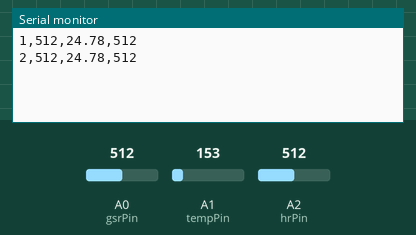
Simulated run of this sketch. Board: Arduino Uno, built with avr-gcc and run on an emulated ATmega328P. On the bench: the last lines printed to the serial monitor. The test bench sets the inputs (shaded band); at power-on: A1 (tempPin) = 153, A0 (gsrPin) = 512, A2 (hrPin) = 512.

Above: at 2.8 s.
2.9 s: A1 (tempPin) set to 165
At 3.5 s:
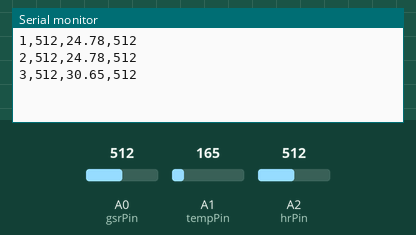
4.4 s: A0 (gsrPin) set to 716
At 5.7 s:
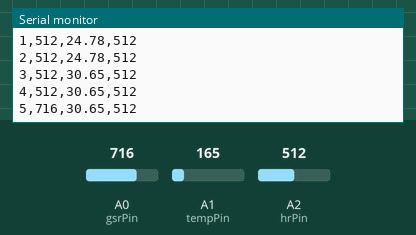
5.9 s: A2 (hrPin) set to 716
At 6.8 s:
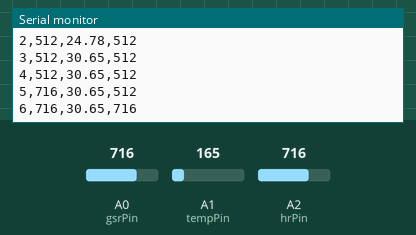
7.4 s: A1 (tempPin) set to 175
At 8.6 s:
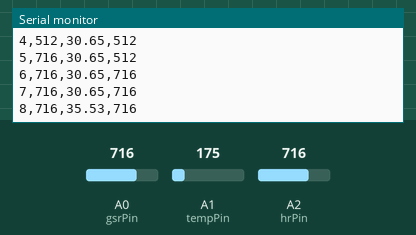
8.9 s: A0 (gsrPin) set to 900
At 9.3 s:
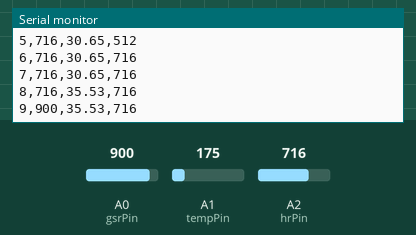
10.4 s: A2 (hrPin) set to 900
At 11.8 s:
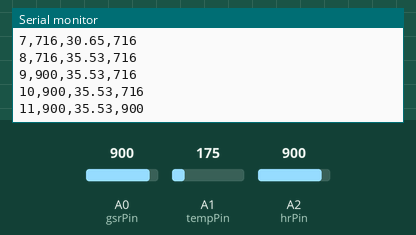
Timing chart, 0 to 12.9 s (numbered marks = the images above; inputs shaded):
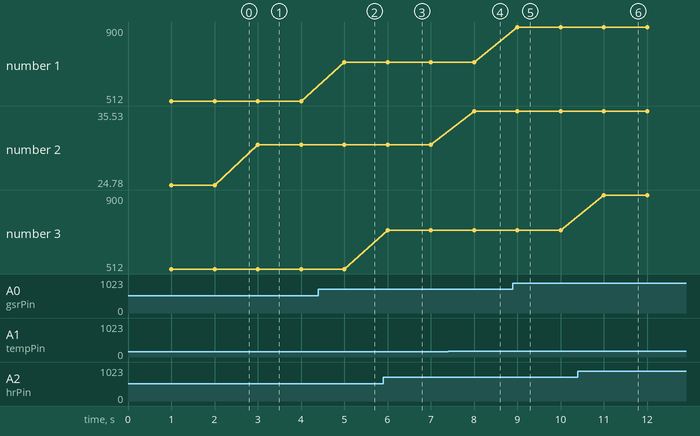

Measured:
- after the input at 2.9 s, the serial monitor: prints a new line after 0.10 s (image 1)
- after the input at 4.4 s, the serial monitor: prints a new line after 0.60 s (image 2)
- after the input at 5.9 s, the serial monitor: prints a new line after 0.10 s (image 3)
- after the input at 7.4 s, the serial monitor: prints a new line after 0.60 s (image 4)
- after the input at 8.9 s, the serial monitor: prints a new line after 0.10 s (image 5)
- after the input at 10.4 s, the serial monitor: prints a new line after 0.60 s (image 6)
- plotted number 1: 512 → 716 after the input at 4.4 s, 716 → 900 after the input at 8.9 s
- plotted number 2: 24.78 → 30.65 after the input at 2.9 s, 30.65 → 35.53 after the input at 7.4 s

The sketch:

sensor_control.ino
```cpp
// pins
int gsrPin = A0;
int tempPin = A1;
int hrPin = A2;

unsigned long lastTime = 0;
int interval = 1000;

void setup() {
  Serial.begin(9600);
}

void loop() {
  if (millis() - lastTime >= interval) {
    lastTime = millis();

    int gsrVal = analogRead(gsrPin);
    int tempRaw = analogRead(tempPin);
    int hrVal = analogRead(hrPin);

    float voltage = tempRaw * (5.0 / 1023.0);
    float temperature = (voltage - 0.5) * 100.0;

    Serial.print(millis() / 1000);
    Serial.print(",");
    Serial.print(gsrVal);
    Serial.print(",");
    Serial.print(temperature);
    Serial.print(",");
    Serial.println(hrVal);
  }
}
```
